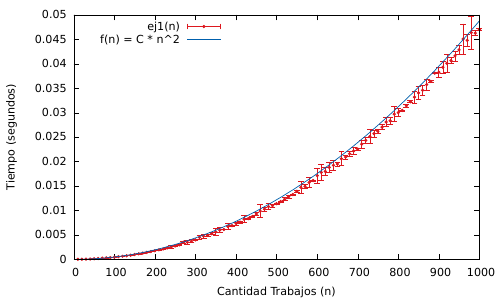

gnuplot code for this plot:
set terminal pdf
set output "./ej1/tests/ej1_1000_10_100.pdf"

set key left
set xlabel "Cantidad Trabajos (n)"
set ylabel "Tiempo (segundos)"
set yrange [0:]

set style line 1 lc rgb '#0060ad' lt 1 lw 2 # --- blue
set style line 2 lc rgb '#dd181f' lt 1 lw 2 pt 7 ps 0.3 # --- red

plot './ej1/tests/ej1_1000_10_100.out' title 'ej1(n)' with yerrorbars ls 2 ,  x * x /20500000 title 'f(n) = C * n^2' w lines ls 1
